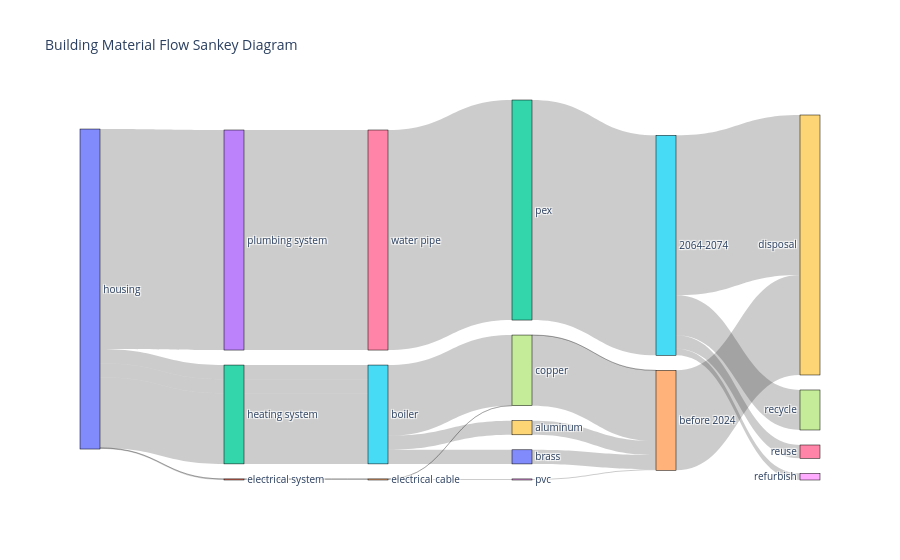

The cell this chart's notebook holds for it:
### Code cell
import pandas as pd
import plotly.graph_objects as go


# df = pd.DataFrame(data)
# df = df_final
# rename column
df.rename(columns={'year of construction of the building yyyy': 'year_of_construction'}, inplace=True)
# add _ to column names
df.columns = [col.replace(' ', '_') for col in df.columns]

# Define typical lifespans for components
component_lifespan = {
    'electrical cable': 30,
    'boiler': 20,
    'water pipe': 50,
    'air duct': 25,
    'radiator': 40,
    'heat pump': 15,
}

# Define percentage distributions based on component
component_distributions = {
    "electrical cable": {"reuse": 0.10, "recycle": 0.40, "refurbish": 0.10, "disposal": 0.40},
    "boiler": {"reuse": 0.05, "recycle": 0.50, "refurbish": 0.10, "disposal": 0.35},
    "water pipe": {"reuse": 0.20, "recycle": 0.30, "refurbish": 0.10, "disposal": 0.40},
    "air duct": {"reuse": 0.15, "recycle": 0.45, "refurbish": 0.15, "disposal": 0.25},
    "radiator": {"reuse": 0.05, "recycle": 0.25, "refurbish": 0.05, "disposal": 0.65},
    "heat pump": {"reuse": 0.05, "recycle": 0.55, "refurbish": 0.15, "disposal": 0.25},
}

# Define percentage distributions based on material
material_distributions = {
    "copper": {"reuse": 0.20, "recycle": 0.50, "refurbish": 0.10, "disposal": 0.20},
    "pvc": {"reuse": 0.10, "recycle": 0.40, "refurbish": 0.10, "disposal": 0.40},
    "aluminum": {"reuse": 0.15, "recycle": 0.60, "refurbish": 0.10, "disposal": 0.15},
    "brass": {"reuse": 0.25, "recycle": 0.50, "refurbish": 0.10, "disposal": 0.15},
    "zinc coating": {"reuse": 0.10, "recycle": 0.30, "refurbish": 0.10, "disposal": 0.50},
    "pex": {"reuse": 0.10, "recycle": 0.20, "refurbish": 0.10, "disposal": 0.60},
    "steel": {"reuse": 0.15, "recycle": 0.50, "refurbish": 0.10, "disposal": 0.25},
}

# Current year
current_year = 2024

# Calculate age and determine post-use classification based on component and material
def classify_component(row):
    component = row['component']
    material = row['material']
    age = current_year - row['year_of_construction']
    lifespan = component_lifespan.get(component, 0)
    component_dist = component_distributions.get(component, {"reuse": 0, "recycle": 0, "refurbish": 0, "disposal": 0})
    material_dist = material_distributions.get(material, {"reuse": 0, "recycle": 0, "refurbish": 0, "disposal": 0})
    
    if age < lifespan:
        # Multiply component and material distributions
        reuse = component_dist['reuse'] * material_dist['reuse']
        recycle = component_dist['recycle'] * material_dist['recycle']
        refurbish = component_dist['refurbish'] * material_dist['refurbish']
        disposal = component_dist['disposal'] * material_dist['disposal']
        
        # Normalize to ensure the sum is 1
        total = reuse + recycle + refurbish + disposal
        if total > 0:
            row['reuse'] = reuse / total
            row['recycle'] = recycle / total
            row['refurbish'] = refurbish / total
            row['disposal'] = disposal / total
        else:
            row['reuse'] = 0
            row['recycle'] = 0
            row['refurbish'] = 0
            row['disposal'] = 1
    else:
        row['reuse'] = 0
        row['recycle'] = 0
        row['refurbish'] = 0
        row['disposal'] = 1
    
    return row

df = df.apply(classify_component, axis=1)

# Calculate end-of-life year
def calculate_end_of_life(row):
    lifespan = component_lifespan.get(row['component'], 0)
    return row['year_of_construction'] + lifespan

df['end_of_life_year'] = df.apply(calculate_end_of_life, axis=1)

# Define a function to create decade columns
def assign_decade(year):
    if year >= 2024 and year < 2034:
        return '2024-2034'
    elif year >= 2034 and year < 2044:
        return '2034-2044'
    elif year >= 2044 and year < 2054:
        return '2044-2054'
    elif year >= 2054 and year < 2064:
        return '2054-2064'
    elif year >= 2064 and year < 2074:
        return '2064-2074'
    else:
        return 'before 2024'

# Apply function to create the decade column
df['end_of_life_decade'] = df['end_of_life_year'].apply(assign_decade)

# Group by future_decade and other relevant columns and sum the material weights
df_aggregated = df.groupby(['building_class', 'building_system', 'component', 'material', 'end_of_life_decade']).agg({'material_weight': 'sum', 'reuse': 'mean', 'recycle': 'mean', 'refurbish': 'mean', 'disposal': 'mean'}).reset_index()

# Generate the reuse/recycle flows for each component and material
flows = []
for _, row in df_aggregated.iterrows():
    material_weight = row['material_weight']
    for category in ['reuse', 'recycle', 'refurbish', 'disposal']:
        flow = row.copy()
        flow['category'] = category
        flow['weight'] = material_weight * row[category]
        flows.append(flow)

df_flows = pd.DataFrame(flows)

# Aggregate flows by end-of-life decade and category
df_flows_aggregated = df_flows.groupby(['end_of_life_decade', 'category']).agg({'weight': 'sum'}).reset_index()

# Prepare the data for the Sankey diagram
# We need to create lists of unique labels for nodes and a way to map them to the source and target of links

# Create unique lists of labels
building_category = df['building_class'].unique().tolist()
building_system = df['building_system'].unique().tolist()
component = df['component'].unique().tolist()
material = df['material'].unique().tolist()
end_of_life_decade = df['end_of_life_decade'].unique().tolist()
categories = ['reuse', 'recycle', 'refurbish', 'disposal']

labels = building_category + building_system + component + material + end_of_life_decade + categories

# Create mappings from labels to indices
label_to_index = {label: index for index, label in enumerate(labels)}

# Create source and target lists for the Sankey diagram
source = []
target = []
value = []

# Mapping building category to building system
for _, row in df.iterrows():
    source.append(label_to_index[row['building_class']])
    target.append(label_to_index[row['building_system']])
    value.append(row['material_weight'])

# Mapping building system to component
for _, row in df.iterrows():
    source.append(label_to_index[row['building_system']])
    target.append(label_to_index[row['component']])
    value.append(row['material_weight'])

# Mapping component to material
for _, row in df.iterrows():
    source.append(label_to_index[row['component']])
    target.append(label_to_index[row['material']])
    value.append(row['material_weight'])

# Mapping material to end of life decade
for _, row in df.iterrows():
    source.append(label_to_index[row['material']])
    target.append(label_to_index[row['end_of_life_decade']])
    value.append(row['material_weight'])

# Mapping end of life decade to categories
for _, row in df_flows_aggregated.iterrows():
    source.append(label_to_index[row['end_of_life_decade']])
    target.append(label_to_index[row['category']])
    value.append(row['weight'])

# Create the Sankey diagram
fig = go.Figure(data=[go.Sankey(
    node=dict(
        pad=15,
        thickness=20,
        line=dict(color="black", width=0.5),
        label=labels,
    ),
    link=dict(
        source=source,
        target=target,
        value=value
    ))])

fig.update_layout(title_text="Building Material Flow Sankey Diagram", font_size=10)
fig.show()

### Figure 1 — Plotly figure (JSON) as saved in the notebook; plotly's stock layout.template omitted (floating-point values rounded to 4 significant figures)
{"data": [{"link": {"source": [0, 0, 0, 0, 0, 0, 0, 0, 0, 0, 1, 1, 2, 2, 2, 3, 3, 3, 3, 3, 4, 4, 5, 5, 5, 6, 6, 6, 6, 6, 7, 8, 9, 10, 7, 11, 7, 12, 13, 11, 15, 15, 15, 15, 14, 14, 14, 14], "target": [1, 1, 2, 2, 2, 3, 3, 3, 3, 3, 4, 4, 5, 5, 5, 6, 6, 6, 6, 6, 7, 8, 9, 10, 7, 11, 7, 12, 13, 11, 14, 14, 14, 14, 14, 15, 15, 15, 15, 15, 19, 17, 18, 16, 19, 17, 18, 16], "value": [0.002017, 0.07865, 1.03, 1.03, 5.15, 0, 0, 16.05, 0, 0, 0.002017, 0.07865, 1.03, 1.03, 5.15, 0, 0, 16.05, 0, 0, 0.002017, 0.07865, 1.03, 1.03, 5.15, 0, 0, 16.05, 0, 0, 0.002017, 0.07865, 1.03, 1.03, 5.15, 0, 0, 16.05, 0, 0, 11.67, 2.918, 0.4864, 0.9728, 7.291, 0, 0, 0]}, "node": {"label": ["housing", "electrical system", "heating system", "plumbing system", "electrical cable", "boiler", "water pipe", "copper", "pvc", "aluminum", "brass", "zinc coating", "pex", "steel", "before 2024", "2064-2074", "reuse", "recycle", "refurbish", "disposal"], "line": {"color": "black", "width": 0.5}, "pad": 15, "thickness": 20}, "type": "sankey"}], "layout": {"font": {"size": 10}, "title": {"text": "Building Material Flow Sankey Diagram"}}}
